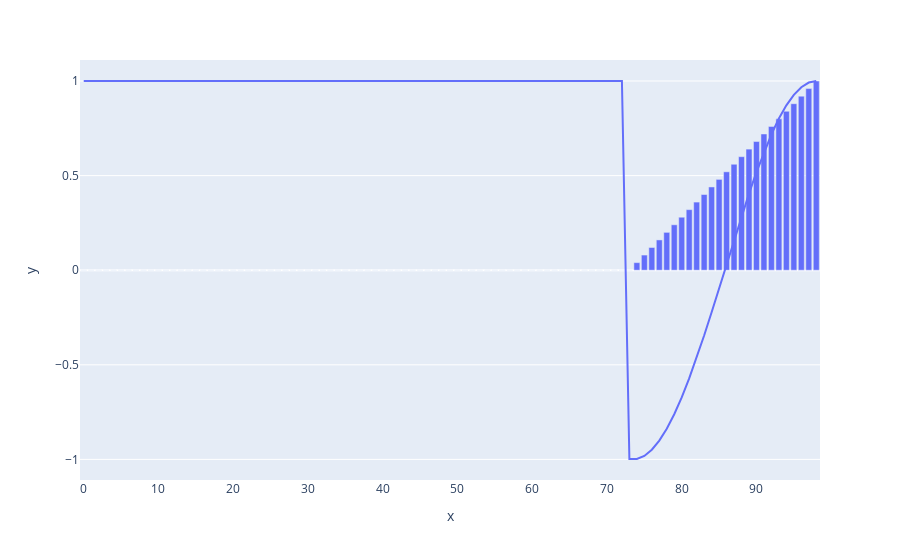

Notebook source saved alongside this figure:
### Code cell
fig = ex.bar(x=fID[:-1], y=phases[:,0])
fig.add_trace(ex.line(x=fID[:-1], y=np.cos(phases[:,1])).data[0])
fig.shows()

### Figure 1 — Plotly figure (JSON) as saved in the notebook; plotly's stock layout.template omitted (floating-point values rounded to 4 significant figures)
{"data": [{"alignmentgroup": "True", "hovertemplate": "x=%{x}<br>y=%{y}<extra></extra>", "legendgroup": "", "marker": {"color": "#636efa"}, "name": "", "offsetgroup": "", "orientation": "v", "showlegend": false, "textposition": "auto", "type": "bar", "x": [0, 1, 2, 3, 4, 5, 6, 7, 8, 9, 10, 11, 12, 13, 14, 15, 16, 17, 18, 19, 20, 21, 22, 23, 24, 25, 26, 27, 28, 29, 30, 31, 32, 33, 34, 35, 36, 37, 38, 39, 40, 41, 42, 43, 44, 45, 46, 47, 48, 49, 50, 51, 52, 53, 54, 55, 56, 57, 58, 59, 60, 61, 62, 63, 64, 65, 66, 67, 68, 69, 70, 71, 72, 73, 74, 75, 76, 77, 78, 79, 80, 81, 82, 83, 84, 85, 86, 87, 88, 89, 90, 91, 92, 93, 94, 95, 96, 97, 98], "xaxis": "x", "y": [0, 0, 0, 0, 0, 0, 0, 0, 0, 0, 0, 0, 0, 0, 0, 0, 0, 0, 0, 0, 0, 0, 0, 0, 0, 0, 0, 0, 0, 0, 0, 0, 0, 0, 0, 0, 0, 0, 0, 0, 0, 0, 0, 0, 0, 0, 0, 0, 0, 0, 0, 0, 0, 0, 0, 0, 0, 0, 0, 0, 0, 0, 0, 0, 0, 0, 0, 0, 0, 0, 0, 0, 0, 0, 0.04, 0.08, 0.12, 0.16, 0.2, 0.24, 0.28, 0.32, 0.36, 0.4, 0.44, 0.48, 0.52, 0.56, 0.6, 0.64, 0.68, 0.72, 0.76, 0.8, 0.84, 0.88, 0.92, 0.96, 1], "yaxis": "y"}, {"hovertemplate": "x=%{x}<br>y=%{y}<extra></extra>", "legendgroup": "", "line": {"color": "#636efa", "dash": "solid"}, "mode": "lines", "name": "", "orientation": "v", "showlegend": false, "type": "scatter", "x": [0, 1, 2, 3, 4, 5, 6, 7, 8, 9, 10, 11, 12, 13, 14, 15, 16, 17, 18, 19, 20, 21, 22, 23, 24, 25, 26, 27, 28, 29, 30, 31, 32, 33, 34, 35, 36, 37, 38, 39, 40, 41, 42, 43, 44, 45, 46, 47, 48, 49, 50, 51, 52, 53, 54, 55, 56, 57, 58, 59, 60, 61, 62, 63, 64, 65, 66, 67, 68, 69, 70, 71, 72, 73, 74, 75, 76, 77, 78, 79, 80, 81, 82, 83, 84, 85, 86, 87, 88, 89, 90, 91, 92, 93, 94, 95, 96, 97, 98], "xaxis": "x", "y": [1, 1, 1, 1, 1, 1, 1, 1, 1, 1, 1, 1, 1, 1, 1, 1, 1, 1, 1, 1, 1, 1, 1, 1, 1, 1, 1, 1, 1, 1, 1, 1, 1, 1, 1, 1, 1, 1, 1, 1, 1, 1, 1, 1, 1, 1, 1, 1, 1, 1, 1, 1, 1, 1, 1, 1, 1, 1, 1, 1, 1, 1, 1, 1, 1, 1, 1, 1, 1, 1, 1, 1, 1, -0.9979, -0.9979, -0.9816, -0.9491, -0.901, -0.8381, -0.7614, -0.6723, -0.5721, -0.4625, -0.3454, -0.2225, -0.09602, 0.03205, 0.1596, 0.2845, 0.4048, 0.5184, 0.6235, 0.7183, 0.8014, 0.8713, 0.9269, 0.9673, 0.9918, 1], "yaxis": "y"}], "layout": {"barmode": "relative", "legend": {"tracegroupgap": 0}, "margin": {"t": 60}, "xaxis": {"anchor": "y", "domain": [0, 1], "title": {"text": "x"}}, "yaxis": {"anchor": "x", "domain": [0, 1], "title": {"text": "y"}}}}
